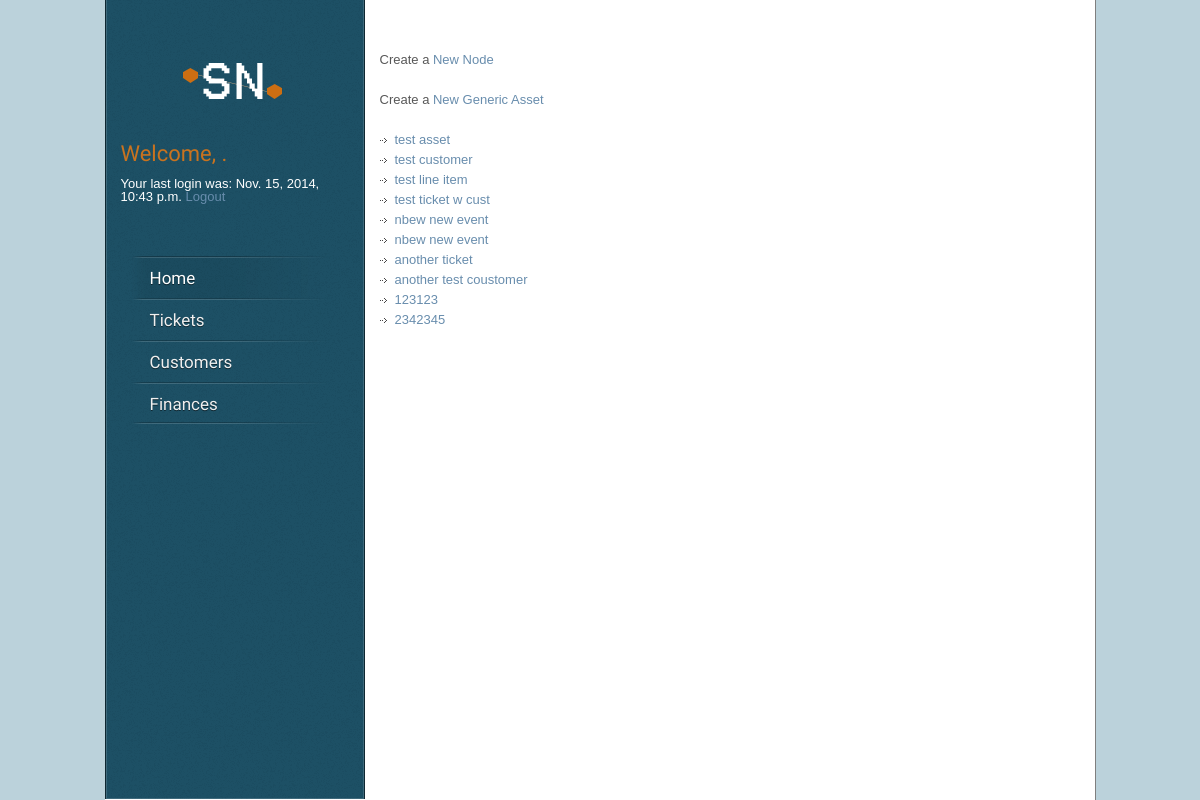
/core/index/ (signed in), run on an earlier commit of the app's database.
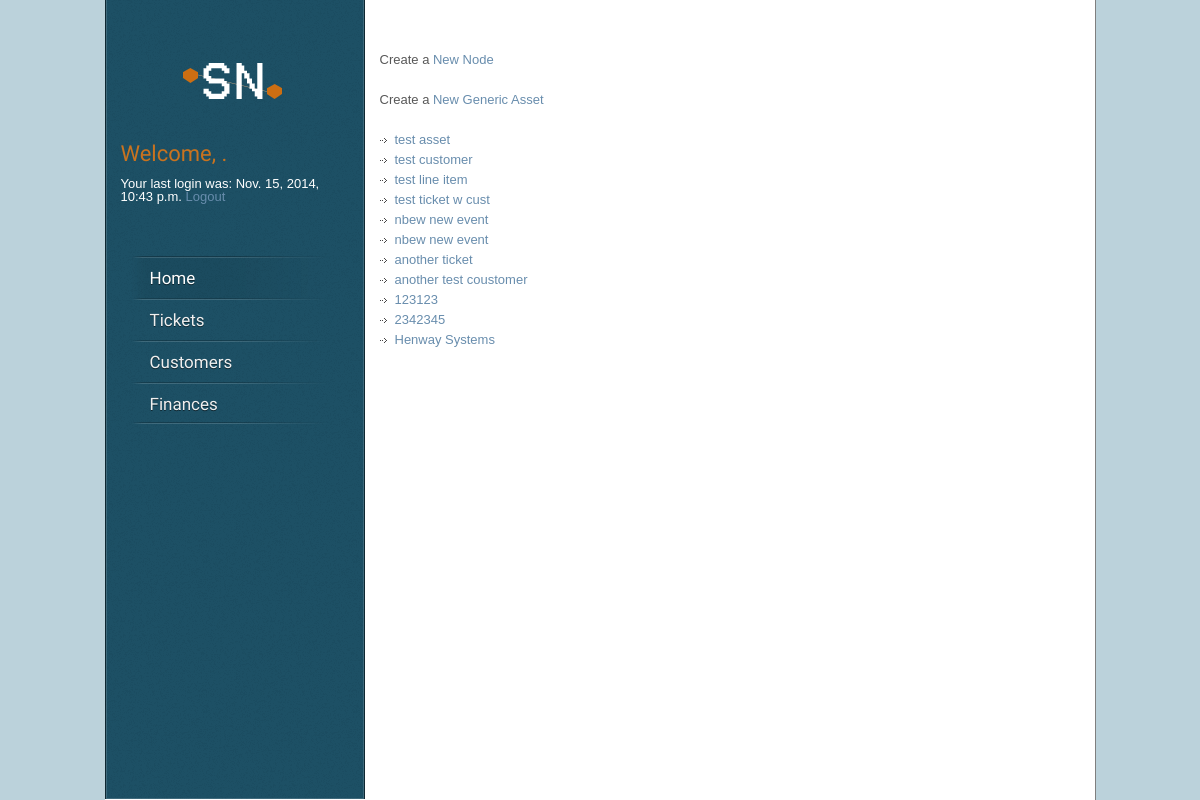
And on a later commit of the database.
### core/models.py (models this page shows, shortened)
class Node(models.Model):
    parent = models.ForeignKey("self", blank=True, null=True)
    name = models.CharField(max_length=160)
    desc = models.TextField(max_length=1600)
    date_created = models.DateTimeField('date created',auto_now_add=True)
    date_updated = models.DateTimeField('date updated',auto_now=True)

### core/views.py (the view)
def index(request):
    node_list = []
    latest_node_list = Node.objects.order_by('-date_updated')
    template = loader.get_template('core/index.html')
    for node in latest_node_list:
        for child in node.node_set.all():
            if(child.name == "flags"):
                node_list.append(node.pk)
    queryset = Node.objects.filter(pk__in=node_list)
    latest_node_list = queryset
    context = {'latest_node_list': latest_node_list}
    return render(request, 'core/index.html', context)

### core/templates/core/index.html (shortened to what this page needs)
{% extends "core/base.html" %}
{% block content %}
{% load static %}
{% load staticfiles %}
<link rel="stylesheet" type="text/css" href="//cdn.datatables.net/1.10.0/css/jquery.dataTables.css">
<P>Create a <a href="../new_node">New Node</a></P>
<P>Create a <a href="../new_asset">New Generic Asset</a></P>
{% if latest_node_list %}
    <ul>
    {% for node in latest_node_list %}
        <li><a href="/core/{{ node.id }}/">{{ node.name }}</a></li>
    {% endfor %}
    </ul>
{% else %}
    <p>No nodes are available.</p>
{% endif %}
{%endblock%}

What changed in the data, as far as the page shows it:
added Node: name "Henway Systems"
